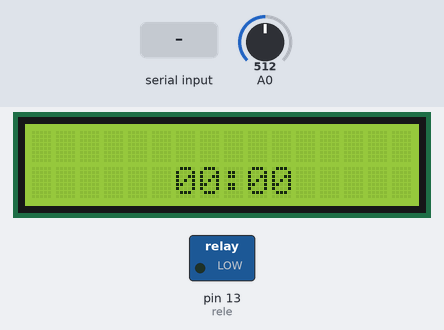
This sketch was run on a simulated Arduino Uno, built with avr-gcc and run on an emulated ATmega328P. Shown: 16×2 character LCD, switched loads named in the sketch (green lamp = pin HIGH). The test bench sets the inputs (shaded band); at power-on: A0 = 512. What the sketch prints to the serial monitor is not drawn.

Above: at 1.2 s.
1.3 s: A0 set to 139
2.9 s: A0 set to 112
At 3.2 s:
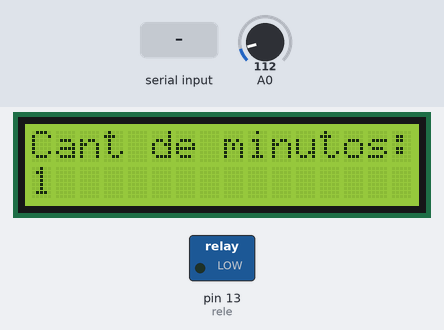
5.2 s: "1\n" received over Serial
At 6.3 s:
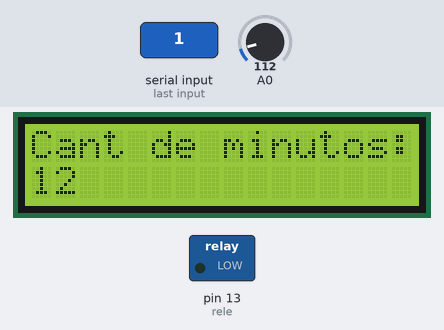
6.8 s: "2\n" received over Serial
8.4 s: "1,90\n" received over Serial
Timing chart, 0 to 11.1 s (numbered marks = the images above; inputs shaded):
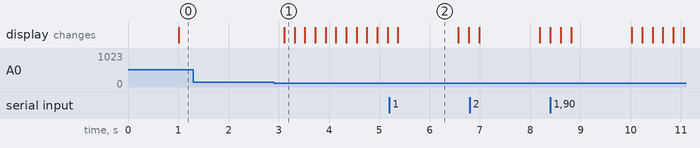

The sketch:

tpi.ino
```cpp
#include <LiquidCrystal.h>

LiquidCrystal lcd_1(8, 9, 4, 5, 6, 7);

// VALORES ANALOGICAS:
// SELECT (640 A 668)
// UP (99 A 127)
// DOWN (255 A 280)
// RIGHT (0 A 60)
// LEFT(399 A 435)

//matriz de animacion
byte customChar_A[8]={
  B00000,
  B00000,
  B00000,
  B00011,
  B00011,
  B00011,
  B00111,
  B00111
};
byte customChar_B[8]={
  B00111,
  B00111,
  B00111,
  B00111,
  B00111,
  B00111,
  B00111,
  B00000
};
byte customChar_C[8]={
  B00000,
  B00010,
  B01001,
  B00010,
  B10000,
  B00101,
  B10010,
  B10000
};

byte customChar_D[8]={
  B10000,
  B10000,
  B10000,
  B10000,
  B10000,
  B10000,
  B10000,
  B00000
};

byte customChar_E[8]={
  B00000,
  B00000,
  B01000,
  B00100,
  B10000,
  B00010,
  B01000,
  B00000
};


//VARIABLES PARA EL CONTADOR ASCENDIENTE
int contador = 0;   // contador para el numero de veces presinados

int calculo_tiempoSeg = 0; // valor que va a tomar como bandera

//VARIABLES PARA EL TIMER
unsigned long tiempo_actual; // variable que almacena el tiempo de los millis
unsigned long tiempo_anterior = 0;// variable que almacena el tiempo anterior
unsigned long delta_tiempo;// variable que realiza el calculo del tiempo transcurrido
int contador2 = 1; // contador para los segundos
int mostrarHora = LOW;

//VARIABLES PARA EL RELOJ
int option;
int contadorSegs = 0;
int contadorMins = 0;
int contadorHs = 0;
int hrI;
int minI;
int botonAnalo;

//VARIABLES PARA EL RELE
const int rele = 13;

void setup() {
  Serial.begin(9600);
  lcd_1.begin(16, 2);

  //Creacion de los caracteres
  lcd_1.createChar(0, customChar_A); //Primer matriz
  lcd_1.createChar(1, customChar_B); //Segunda matriz
  lcd_1.createChar(2, customChar_C); //Tercera matriz
  lcd_1.createChar(3, customChar_D); //Cuarta matriz
  lcd_1.createChar(4, customChar_E); //Quinta matriz

  //Pines Rele
  pinMode(rele, OUTPUT);
}


void loop() {
  tiempo_actual = millis();
  delta_tiempo = tiempo_actual - tiempo_anterior;

  botonAnalo = analogRead(A0);


   if (Serial.available() != 0) {
    int option = Serial.parseInt();

    if (option == 1 || option == 2) {
      switch (option) {
        case 1:
        	Serial.println("Ingrese la hora: ");
        	while(Serial.available() == 0){

        	}
        	hrI = Serial.parseInt();
        	if (hrI < 0 || hrI > 23){
        		Serial.println("Error no se aceptan valores negativos o mayores de 23");
            }else{
            	contadorHs = hrI;
            }
        	break;
        case 2:
        	Serial.println("Ingrese los minutos: ");
        	while(Serial.available() == 0){

        	}
        	minI = Serial.parseInt();
            if (minI < 0 || minI > 59){
				Serial.println("Error no se aceptan valores negativos o mayores de 59");
            }else{
            	contadorMins = minI;
            }
        	break;
      }
    }
  }

  if (delta_tiempo >= 1000){
    if(!mostrarHora)
    {
      lcd_1.clear();
      lcd_1.setCursor(6, 1);
      if(contadorHs < 10) lcd_1.print("0");
      lcd_1.print(contadorHs);
      lcd_1.print(":");
      lcd_1.setCursor(9, 1);
      if(contadorMins < 10) lcd_1.print("0");
      lcd_1.print(contadorMins);
    }
  }

  if (contadorSegs > 59) {
    contadorMins++;
  	contadorSegs = 0;
  }

  if (contadorMins > 59) {
    contadorHs++;
    contadorSegs= 0;
  	contadorMins = 0;
  }

  if (contadorHs > 23) {
  	contadorHs = 0;
    contadorMins = 0;
  }

  // para que el contador no se exceda de 60
  // BOTON UP
  if (analogRead(A0) > 99 && analogRead(A0) < 127){
    delay(200);
    if (contador < 60){
          lcd_1.clear();
          contador++;
          Serial.println("+");
          lcd_1.setCursor(0, 0);
          lcd_1.print("Cant de minutos:");
          lcd_1.setCursor(0, 1);
          lcd_1.print(contador);
          mostrarHora = HIGH;
        }
  }

  // Control para no ingresar numeros negativos
  // BOTON DOWN
  if (analogRead(A0) > 255 && analogRead(A0) < 280){
    delay(200);
    if (contador >= 1){
          lcd_1.clear();
          contador--;
          Serial.println("-");
          lcd_1.setCursor(0, 0);
          lcd_1.print("Cant de minutos:");
          lcd_1.setCursor(0, 1);
          lcd_1.print(contador);
          mostrarHora = HIGH;
      }
  }


  // para no setear con un valor negativo o 0
  // BOTON SELECT
  if (analogRead(A0) > 640 && analogRead(A0) < 668){
    if (contador > 0){
          contador2 = 0;
          calculo_tiempoSeg = contador * 60;
          lcd_1.clear();
          lcd_1.setCursor(0, 0);
          lcd_1.print("Intervalo cada:");
          lcd_1.setCursor(0, 1);
          lcd_1.print(contador);
          lcd_1.setCursor(2, 1);
          lcd_1.print("Minutos");
          mostrarHora = LOW;
    }
  }

  // Para eliminar el intevalo BOTON RIGHT
  if (analogRead(A0) > 0 && analogRead(A0) < 60){
      calculo_tiempoSeg = 0;
    }
  //LEFT(399 A 435)
  if (analogRead(A0) > 399 && analogRead(A0) < 435){
  	digitalWrite(rele, HIGH);
    espera();
    digitalWrite(rele, LOW);
  }

  if (delta_tiempo >= 1000){
  	contador2++;
    //Serial.println(delta_tiempo);
    Serial.println(contador2);
    contadorSegs++;
    tiempo_anterior = tiempo_actual;
  }

  if (contador2 == calculo_tiempoSeg){
    contador2 = 0;
    lcd_1.clear();//Iniciamos la animacion
    lcd_1.setCursor(3,0);
    lcd_1.write((byte)0);
    lcd_1.setCursor(3,1);
    lcd_1.write((byte)1);
    lcd_1.setCursor(4,0);
    lcd_1.write((byte)2);
    lcd_1.setCursor(4,1);
    lcd_1.write((byte)3);
    lcd_1.setCursor(5,0);
    lcd_1.write((byte)4);
    lcd_1.setCursor(7,0);
    lcd_1.print("SPRAY");
    lcd_1.setCursor(6,1);
    lcd_1.print("ACTIVADO");
    digitalWrite(rele, HIGH);
    espera();
    digitalWrite(rele, LOW);
    lcd_1.clear();
  }
}

void espera(){
	delay(900);
}
```

Measured:
- the behaviour switches between 127 and 126 on A0 (found by bisection; images 0 and 1)
- after the input at 1.3 s, every drawn part: stays the same
- after the input at 2.9 s, the display: changes after 0.21 s (image 1)
- what the display in image 2 shows lasts 1.2 s, from 5.4 s to 6.6 s
